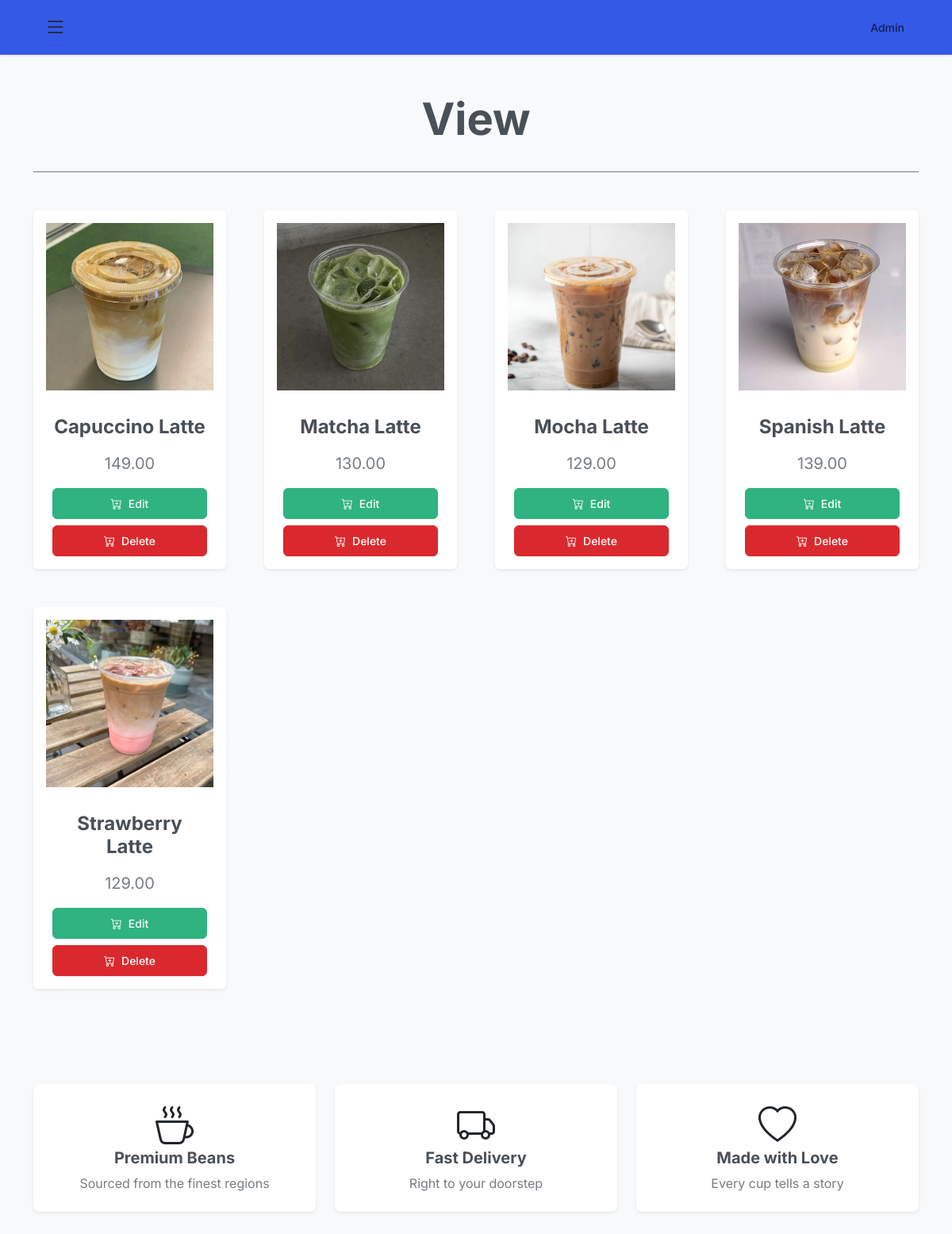
Before: /user-admin/coffee-view/ (signed in) with the older database file.
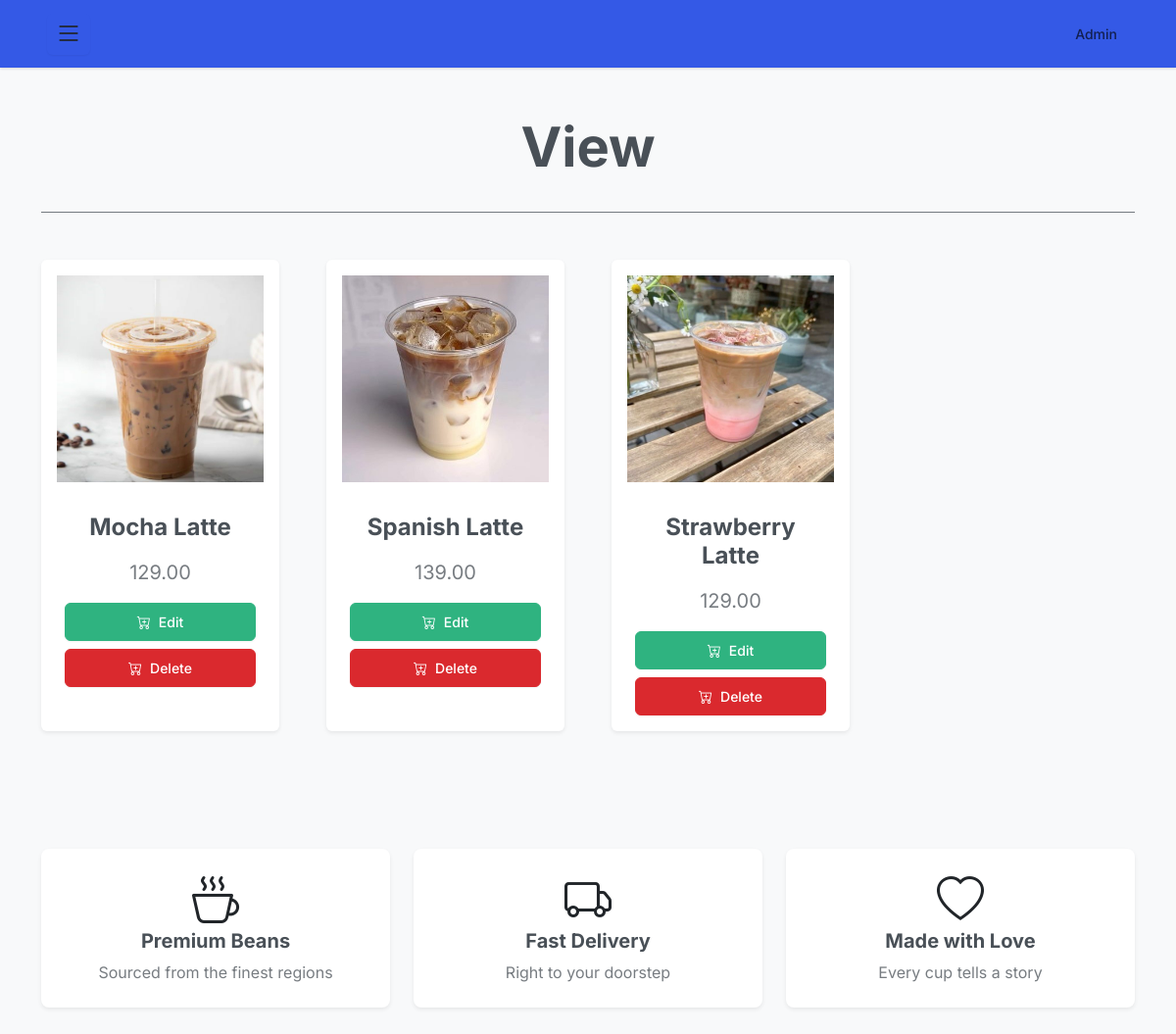
After: the same page with the newer database file.
### z_admin/models.py (models this page shows, shortened)
class Coffee(models.Model): # This is the model for the coffee
    name = models.CharField(max_length=150)
    price = models.DecimalField(max_digits=10, decimal_places=2)
    image = models.ImageField(upload_to=img_path, default="default.jpg", blank=True,)
    created_at = models.DateTimeField(auto_now_add=True)
    class Meta:
        verbose_name = "Coffee"
        verbose_name_plural = "Coffees"
        ordering = ['-created_at']

### z_admin/views.py (the view)
# urls.py: path('coffee-view/', views.coffee_view, name='coffee-view'), # READ
@login_required(login_url='admin-login')
def coffee_view(request):    # READ
    coffees = Coffee.objects.all()
    context = {
        'coffees': coffees
    }
    return render(request, 'temp_admin/coffee-view.html', context)

### templates/temp_admin/coffee-view.html (shortened to what this page needs)
{% extends "temp_admin/base.html" %}
{% block content %}
<div class="container-fluid bg-light py-5">
    <div class="container">
        <div class="text-center mb-5">
            <div class="d-flex align-items-center position-relative">
                <h1 class="display-4 fw-bold mb-3 m-auto">View</h1>
            </div>
            <hr class="w-100 mx-auto  opacity-75 mb-5">
        </div>
        <div class="row g-5">
            {% for coffee in coffees %}
            <div class="col-md-4 col-lg-3">
                <div class="card h-100 border-0 shadow-sm">
                    <img class="card-img-top p-3" src="{{ coffee.image.url }}">
                    <div class="card-body text-center">
                        <h4 class="card-title fw-bold mb-3">{{ coffee.name }}</h4>
                        <p class="fs-5 text-muted mb-3">{{ coffee.price }}</p>
                            <a href="{% url 'edit-coffee' coffee.pk %}" class="btn btn-success rounded w-100">
                                <i class=" bi bi-cart-plus me-2"></i>Edit
                            </a>
                            <a href="{% url 'delete-coffee' coffee.pk %}" class="btn btn-danger rounded w-100 mt-2 delete-coffee-btn">
                                <i class="bi bi-cart-plus me-2"></i>Delete
                            </a>
                    </div>
                </div>
            </div>
            {% endfor %}
        </div>
        <div class="row mt-5 pt-5 text-center g-4">
            <div class="col-md-4">
                <div class="bg-white p-4 rounded-3 shadow-sm h-100">
                    <i class="bi bi-cup-hot display-5 text-dark mb-3"></i>
                    <h5 class="fw-bold mb-2">Premium Beans</h5>
                    <p class="text-muted mb-0">Sourced from the finest regions</p>
                </div>
            </div>
            <div class="col-md-4">
                <div class="bg-white p-4 rounded-3 shadow-sm h-100">
                    <i class="bi bi-truck display-5 text-dark mb-3"></i>
                    <h5 class="fw-bold mb-2">Fast Delivery</h5>
                    <p class="text-muted mb-0">Right to your doorstep</p>
                </div>
            </div>
            <div class="col-md-4">
                <div class="bg-white p-4 rounded-3 shadow-sm h-100">
                    <i class="bi bi-heart display-5 text-dark mb-3"></i>
                    <h5 class="fw-bold mb-2">Made with Love</h5>
                    <p class="text-muted mb-0">Every cup tells a story</p>
                </div>
            </div>
        </div>
    </div>
</div>
{% endblock %}

### templates/temp_admin/base.html (shortened to what this page needs)
{% load static %}
<!DOCTYPE html>
<html lang="en">
<head>
    <link href="{% static 'zbootstrap.min.css' %}" rel="stylesheet">
    <link rel="stylesheet" href="{% static 'fonts.css' %}">
    <link rel="stylesheet" href="{% static 'bootstrap-icons.min.css' %}">
</head>
<body>
    {% if not '-login' in request.resolver_match.url_name|default:'' %}
    <nav class="navbar navbar-expand-lg bg-primary shadow-lg sticky-top">
        <div class="container-fluid px-5">
            <button class="btn btn-rounded btn-outline-dark border-0 py-0 px-2" type="button" data-bs-toggle="offcanvas"
                data-bs-target="#offcanvasWithBothOptions">
                <i class="bi bi-list fs-3"></i>
            </button>
            <div class="navbar-nav ms-auto">
                <div class="nav-link d-flex align-items-center">
                    <div class="d-none d-md-inline ms-2">
                        <div class="lh-1 text-capitalize">{{ request.user.username }}</div>
                    </div>
                </div>
            </div>
        </div>
    </nav>
    {% endif %}
    {% block content %}
    {% endblock %}
</body>
</html>

Changed rows visible on the page:
removed Coffee: image (picture), name "Capuccino Latte", price "149.00"
removed Coffee: image (picture), name "Matcha Latte", price "130.00"
